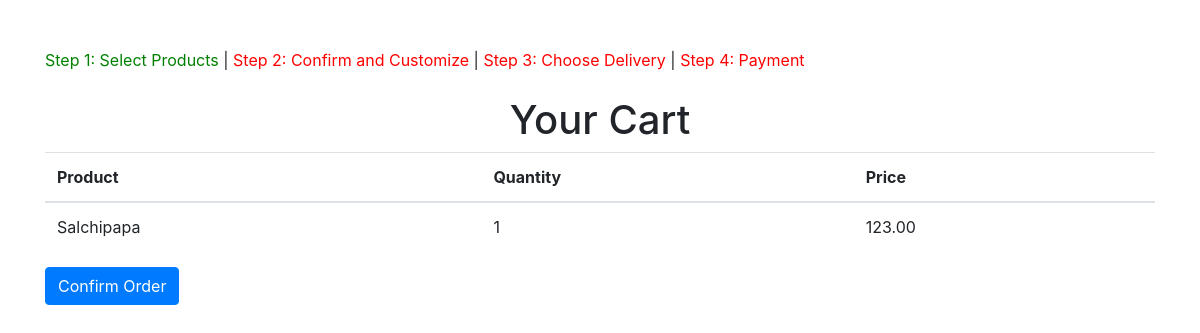
Before: /cart/ (signed in) with the older database file.
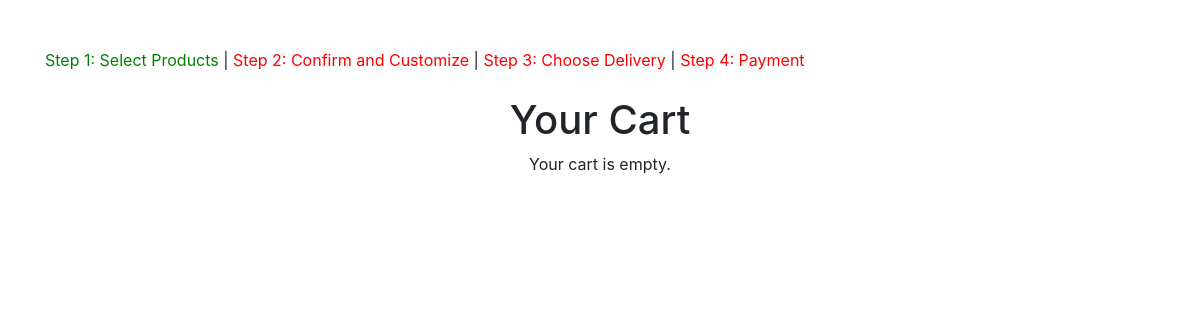
After: the same page with the newer database file.
### core/models.py (models this page shows, shortened)
class CartItem(models.Model):
    cart = models.ForeignKey(Cart, related_name='items', on_delete=models.CASCADE)
    product = models.ForeignKey(Product, on_delete=models.CASCADE)
    quantity = models.PositiveIntegerField(default=1)  # Asegúrate de que haya un valor por defecto

class Product(models.Model):
    code = models.CharField(max_length=100, unique=True)
    name = models.CharField(max_length=200)
    description = models.TextField()
    price = models.DecimalField(max_digits=10, decimal_places=2)
    category = models.ForeignKey(Category, on_delete=models.CASCADE)

### core/views.py (the view, shortened to what this page needs)
# urls.py: path('cart/', views.CartView.as_view(), name='cart'),
class CartView(LoginRequiredMixin, View):
    def get(self, request):
        cart, created = Cart.objects.get_or_create(customer=request.user.customer)
        return render(request, 'core/cart.html', {'cart': cart, 'step': 1})

### core/templates/core/cart.html (shortened to what this page needs)
{% extends 'core/base.html' %}
{% block step_indicators %}
<div class="step-indicators mb-4">
    <span class="step-complete">Step 1: Select Products</span> |
    <span class="step-incomplete">Step 2: Confirm and Customize</span> |
    <span class="step-incomplete">Step 3: Choose Delivery</span> |
    <span class="step-incomplete">Step 4: Payment</span>
</div>
{% endblock %}
{% block content %}
<h1 class="text-center">Your Cart</h1>
{% if cart.items.count == 0 %}
<p class="text-center">Your cart is empty.</p>
{% else %}
<form method="post" action="{% url 'confirm_order' %}">
    <table class="table">
        <thead>
            <tr>
                <th>Product</th>
                <th>Quantity</th>
                <th>Price</th>
            </tr>
        </thead>
        <tbody>
            {% for item in cart.items.all %}
            <tr>
                <td>{{ item.product.name }}</td>
                <td>{{ item.quantity }}</td>
                <td>{{ item.product.price }}</td>
            </tr>
            {% endfor %}
        </tbody>
    </table>
    <button type="submit" class="btn btn-primary">Confirm Order</button>
</form>
{% endif %}
{% endblock %}

Changed rows visible on the page:
removed CartItem: product.name "Salchipapa", quantity "1", product.price "123.00"
Other visible differences:
text no longer shown: "Product Quantity Price Confirm Order"
text now shown: "Your cart is empty."
